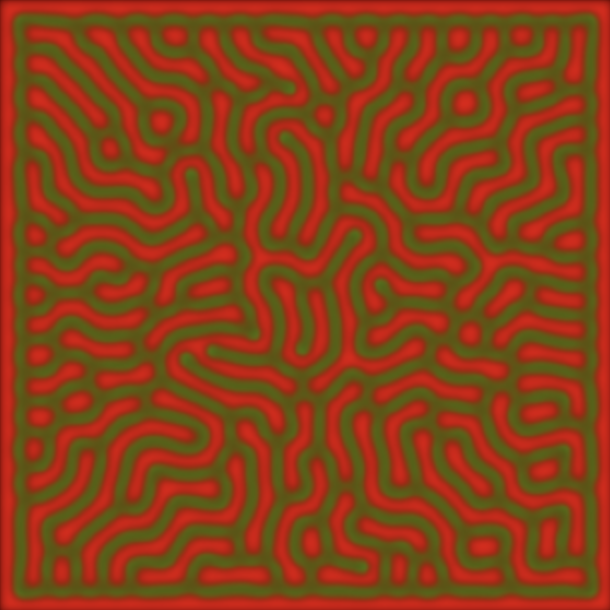
#> input picture Gray_Scott_Target3.png, 610 x 610 px
$ jupyter execute --allow-errors Gray_Scott_Simulation.ipynb   (shell and % lines are left out)
#> lines starting #> are read from the running program, lines starting #| are printed output that depends on the picture
<a href="https://colab.research.google.com/github/Keshav-Sundar-4/Gray-Scott/blob/main/Gray_Scott_Simulation.ipynb" target="_parent"></a>

[cell 1]
#@title Imports

import numpy as np
import tensorflow as tf
import matplotlib.pyplot as pl
from IPython.display import clear_output, display
from PIL import Image
from scipy.signal import convolve2d
import time
import os

[cell 2]
#@title Seed State + helper functions

# [50 lines left out: functions seed_state, to_rgb, not called in this run]

def load_target_image(file_path, size=256):
    """
    Load and preprocess the target image.

    Parameters:
    - file_path: Path to the target image file
    - size: Desired size to resize the image (size x size)

    Returns:
    - target_U, target_V: Target concentration grids
    """
#> called with file_path = 'Gray_Scott_Target3.png', size = 256
    image = Image.open(file_path).convert('RGB')
    image = image.resize((size, size))
#> image: PIL image 256x256 RGB
    image_np = np.array(image).astype(np.float32) / 255.0

    # Extract U and V from RGB channels
    target_U = image_np[..., 0]  # Red channel
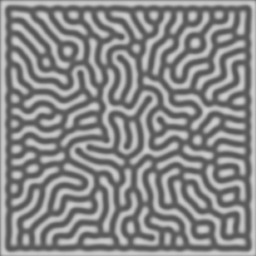
#> target_U: shape (256, 256) float32; min 0.322, max 0.824, mean 0.539
    target_V = image_np[..., 1]  # Green channel
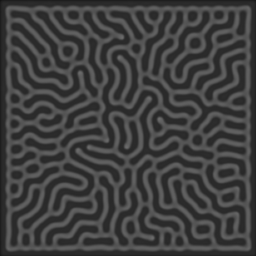
#> target_V: shape (256, 256) float32; min 0.0745, max 0.42, mean 0.25

    # Expand dimensions to match simulation variables
    target_U = tf.expand_dims(tf.expand_dims(target_U, axis=0), axis=-1)  # Shape: [1, size, size, 1]
    target_V = tf.expand_dims(tf.expand_dims(target_V, axis=0), axis=-1)  # Shape: [1, size, size, 1]

    return target_U, target_V

[cell 3]
#@title Paramter Creation

# Parameters
Du = 0.16       # Diffusion coefficient for U
Dv = 0.08       # Diffusion coefficient for V
F = 0.060       # Feed rate
k = 0.062       # Kill rate
dt = 1.0        # Time step size
size = 256      # Grid size (size x size)

# Laplacian kernel for convolution
#> (the rest of this cell did not finish here and is left out)

[cell 4]
#@title Update Function

# [29 lines left out: function gray_scott_update, not called in this run]

[cell 5]
#@title tf simulation

# Number of simulation steps
num_steps = 20000

# Visualization interval (steps between frames)
vis_interval = 500

# Initialize matplotlib figure
#> (the rest of this cell did not finish here and is left out)

#> (a cell that did not finish here is left out)

[cell 7]
#@title Gray Scott Model

class GrayScottModel():
    # [38 lines left out: functions __init__, seed_state, step, run, not called in this run]

[cell 8]
#@title Training
target_image = Image.open('Gray_Scott_Target3.png').convert('RGB')
target_image = target_image.resize((128,128), Image.LANCZOS) #reshape to 100
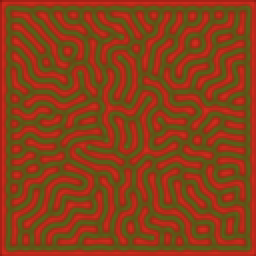
#> target_image: PIL image 128x128 RGB (shown 2 times larger); mean R, G, B 137.4, 63.8, 23.9
display(target_image)

#> (a cell that did not finish here is left out)

[cell 10]
#@title Train Step
# [53 lines left out: function train_step, not called in this run]

[cell 11]
#@title Training Loop

# Load and preprocess the target image
target_image = Image.open('Gray_Scott_Target3.png').convert('RGB')  # Replace with your image path
target_image = target_image.resize((128, 128), Image.LANCZOS)       # Resize to match simulation grid size
target_image = np.array(target_image)                               # Convert PIL Image to NumPy array
#> (the rest of this cell did not finish here and is left out)

[cell 12]
#@title Gray Scott Model

import numpy as np
import tensorflow as tf
import matplotlib.pyplot as plt
from scipy.signal import convolve2d

class GrayScottModel:
    def __init__(self, Du=0.16, Dv=0.08, F=0.029, k=0.057, dt=1.0, size=128, random_influence=0.2):
        # Parameters (trainable)
        self.Du = tf.Variable(Du, dtype=tf.float32, trainable=True)
        self.Dv = tf.Variable(Dv, dtype=tf.float32, trainable=True)
        self.F = tf.Variable(F, dtype=tf.float32, trainable=True)
        self.k = tf.Variable(k, dtype=tf.float32, trainable=True)
        self.dt = dt
        self.size = size
        # Laplacian kernel (for NumPy convolution)
        self.laplacian = np.array([[0, 1, 0],
                                   [1, -4, 1],
                                   [0, 1, 0]], dtype=np.float32)
        # Initialize U and V as NumPy arrays
        self.U, self.V = self.seed_state(size, random_influence)
        self.initial_U = self.U.copy()
        self.initial_V = self.V.copy()

    # [9 lines left out: function seed_state, not called in this run]

    def reset_state(self):
        self.U = self.initial_U.copy()
        self.V = self.initial_V.copy()

    # [32 lines left out: functions to_rgb, simulate, not called in this run]

#> (a cell that did not finish here is left out)

[cell 14]
#@title Real Gray Scott

import numpy as np
import tensorflow as tf
import matplotlib.pyplot as plt
import random

class GrayScottModel:
    def __init__(self, Du=0.16, Dv=0.08, F=0.029, k=0.057, dt=1.0, size=64):
        # Parameters (trainable)
        self.Du = tf.Variable(Du, dtype=tf.float32, trainable=True)
        self.Dv = tf.Variable(Dv, dtype=tf.float32, trainable=True)
        self.F = tf.Variable(F, dtype=tf.float32, trainable=True)
        self.k = tf.Variable(k, dtype=tf.float32, trainable=True)
        self.dt = dt
        self.size = size
        # Laplacian kernel (TensorFlow tensor)
        self.laplacian = tf.constant([[0, 1, 0],
                                      [1, -4, 1],
                                      [0, 1, 0]], dtype=tf.float32)

    # [76 lines left out: functions seed_state, to_rgb, simulate, seed_state_batch, create_augmented_images, not called in this run]

#> (a cell that did not finish here is left out)

#> (a cell that did not finish here is left out)

[cell 17]
#@title VGG16 Style Model
# Import necessary libraries
import numpy as np
import tensorflow as tf
import matplotlib.pyplot as plt
from tensorflow.keras.applications import vgg16

# Define the StyleModel class
STYLE_LAYERS = ['block1_conv1', 'block2_conv1', 'block3_conv1', 'block4_conv1', 'block5_conv1']
CONTENT_LAYER = 'block4_conv2'

class StyleModel:
    def __init__(self):
        # Load the pre-trained VGG16 model
        vgg = vgg16.VGG16(include_top=False, weights='imagenet')
        vgg.trainable = False
        # Extract outputs of the specified layers
        layers = STYLE_LAYERS + [CONTENT_LAYER]
        outputs = [vgg.get_layer(name).output for name in layers]
        self.model = tf.keras.Model(inputs=vgg.input, outputs=outputs)
        self.style_layer_indices = list(range(len(STYLE_LAYERS)))
        self.content_layer_index = len(STYLE_LAYERS)

    # [24 lines left out: functions run_model, calc_style, gram_matrix, not called in this run]

def style_loss(a, b):
    # Compute the style loss between two sets of Gram matrices
    return tf.add_n([tf.reduce_mean(tf.square(x - y)) for x, y in zip(a, b)])

#> (the rest of this cell did not finish here and is left out)

[cell 18]
#@title Fixed Diffusion Gray Scott Model+VGG16


# Define the GrayScottModel class
class GrayScottModel:
    def __init__(self, Du=0.16, Dv=0.08, F=0.029, k=0.057, dt=1.0, size=128, random_influence=0.2):
        # Fixed diffusion coefficients (not trainable)
        self.Du = Du  # Diffusion rate for U
        self.Dv = Dv  # Diffusion rate for V
        # Trainable parameters
        self.F = tf.Variable(F, dtype=tf.float32, trainable=True)  # Feed rate
        self.k = tf.Variable(k, dtype=tf.float32, trainable=True)  # Kill rate
        self.dt = dt
        self.size = size
        # Laplacian kernel (TensorFlow tensor)
        self.laplacian = tf.constant([[0, 1, 0],
                                      [1, -4, 1],
                                      [0, 1, 0]], dtype=tf.float32)
        # Initialize U and V as TensorFlow tensors
        self.U_init, self.V_init = self.seed_state(size, random_influence)

    # [39 lines left out: functions seed_state, to_rgb, simulate, not called in this run]

# Generate the target image using known parameters
#> (the rest of this cell did not finish here and is left out)

[cell 19]
#@title Variable Diffusion Gray Scott Model+VGG16

# Define the GrayScottModel class
class GrayScottModel:
    def __init__(self, Du=0.16, Dv=0.08, F=0.029, k=0.057, dt=1.0, size=128, random_influence=0.2):
        # Trainable diffusion coefficients
        self.Du = tf.Variable(Du, dtype=tf.float32, trainable=True)  # Diffusion rate for U
        self.Dv = tf.Variable(Dv, dtype=tf.float32, trainable=True)  # Diffusion rate for V
        # Trainable parameters
        self.F = tf.Variable(F, dtype=tf.float32, trainable=True)  # Feed rate
        self.k = tf.Variable(k, dtype=tf.float32, trainable=True)  # Kill rate
        self.dt = dt
        self.size = size
        # Laplacian kernel (TensorFlow tensor)
        self.laplacian = tf.constant([[0, 1, 0],
                                      [1, -4, 1],
                                      [0, 1, 0]], dtype=tf.float32)
        # Initialize U and V as TensorFlow tensors
        self.U_init, self.V_init = self.seed_state(size, random_influence)

    # [39 lines left out: functions seed_state, to_rgb, simulate, not called in this run]

# Generate the target image using known parameters
#> (the rest of this cell did not finish here and is left out)

[cell 20]
#@title Variable Diffusion Gray Scott Model (3 params) + VGG16

import numpy as np
import tensorflow as tf
import matplotlib.pyplot as plt

# Define the ThreeMorphogenModel class
class ThreeMorphogenModel:
    def __init__(self, Du=0.2, Dv=0.15, Dw=0.05, F=0.029, kv=0.057, kw=0.032, dt=1.0, size=128, random_influence=0.2):
        # Trainable diffusion coefficients
        self.Du = tf.Variable(Du, dtype=tf.float32, trainable=True)  # Diffusion rate for u
        self.Dv = tf.Variable(Dv, dtype=tf.float32, trainable=True)  # Diffusion rate for v
        self.Dw = tf.Variable(Dw, dtype=tf.float32, trainable=True)  # Diffusion rate for w
        # Trainable parameters
        self.F = tf.Variable(F, dtype=tf.float32, trainable=True)    # Feed rate
        self.kv = tf.Variable(kv, dtype=tf.float32, trainable=True)  # Kill rate for v
        self.kw = tf.Variable(kw, dtype=tf.float32, trainable=True)  # Kill rate for w
        self.dt = dt
        self.size = size
        # Laplacian kernel (TensorFlow tensor)
        self.laplacian = tf.constant([[0, 1, 0],
                                      [1, -4, 1],
                                      [0, 1, 0]], dtype=tf.float32)
        # Initialize u, v, w as TensorFlow tensors
        self.U_init, self.V_init, self.W_init = self.seed_state(size, random_influence)

    # [50 lines left out: functions seed_state, to_rgb, simulate, not called in this run]

# Generate the target image using known parameters
#> (the rest of this cell did not finish here and is left out)

[cell 21]
#@title Variable Diffusion Gray Scott Model (26 chemicals) + VGG16

import numpy as np
import tensorflow as tf
import matplotlib.pyplot as plt
from PIL import Image
import os

# Ensure the image is downloaded

# Define the MultiChemicalModel class
class MultiChemicalModel:
    # [94 lines left out: functions __init__, seed_state, to_rgb, simulate, not called in this run]

# Load and preprocess the target image
def load_target_image(image_path, size):
#> called with image_path = 'checker_pattern.png', size = 128
    image = Image.open(image_path).convert('RGB')
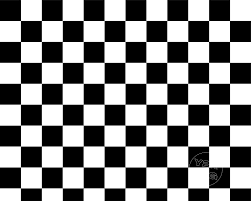
#> input picture checker_pattern.png, 251 x 201 px
#> image is the input picture: PIL image 251x201 RGB; min 0, max 255, mean 129.3
    image = image.resize((size, size))
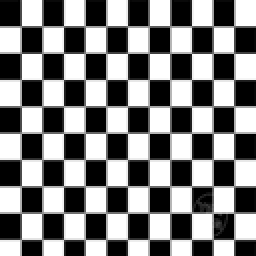
#> image: PIL image 128x128 RGB (shown 2 times larger); min 0, max 255, mean 129.3
    image = np.array(image).astype(np.float32) / 255.0  # Normalize to [0, 1]
#> image: shape (128, 128, 3) float32
    return tf.convert_to_tensor(image, dtype=tf.float32)

# Define the size
size = 128

# Load the target image
#> (the rest of this cell did not finish here and is left out)
